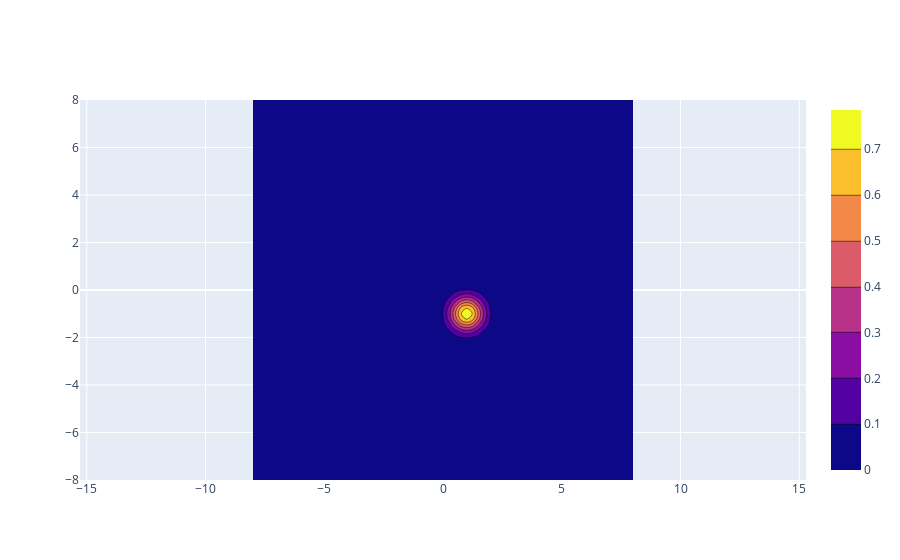

The code cell stored with this chart in its notebook:
### Code cell
dat = plt.Contour(z = initProb, x = pos1Vect.tolist(), y = pos2Vect.tolist())
fig = plt.Figure(data = dat)
fig.update_layout(yaxis_scaleanchor= "x")
fig.show()

### Figure 1 — Plotly figure (JSON) as saved in the notebook; plotly's stock layout.template omitted (floating-point values rounded to 4 significant figures; data arrays with more than 128 entries replaced by an {"elided": "..."} marker saying what was removed)
{"data": [{"type": "contour", "x": [-8, -7.75, -7.5, -7.25, -7, -6.75, -6.5, -6.25, -6, -5.75, -5.5, -5.25, -5, -4.75, -4.5, -4.25, -4, -3.75, -3.5, -3.25, -3, -2.75, -2.5, -2.25, -2, -1.75, -1.5, -1.25, -1, -0.75, -0.5, -0.25, 0, 0.25, 0.5, 0.75, 1, 1.25, 1.5, 1.75, 2, 2.25, 2.5, 2.75, 3, 3.25, 3.5, 3.75, 4, 4.25, 4.5, 4.75, 5, 5.25, 5.5, 5.75, 6, 6.25, 6.5, 6.75, 7, 7.25, 7.5, 7.75, 8], "y": [-8, -7.75, -7.5, -7.25, -7, -6.75, -6.5, -6.25, -6, -5.75, -5.5, -5.25, -5, -4.75, -4.5, -4.25, -4, -3.75, -3.5, -3.25, -3, -2.75, -2.5, -2.25, -2, -1.75, -1.5, -1.25, -1, -0.75, -0.5, -0.25, 0, 0.25, 0.5, 0.75, 1, 1.25, 1.5, 1.75, 2, 2.25, 2.5, 2.75, 3, 3.25, 3.5, 3.75, 4, 4.25, 4.5, 4.75, 5, 5.25, 5.5, 5.75, 6, 6.25, 6.5, 6.75, 7, 7.25, 7.5, 7.75, 8], "z": {"elided": "65x65 float values"}}], "layout": {"yaxis": {"scaleanchor": "x"}}}
